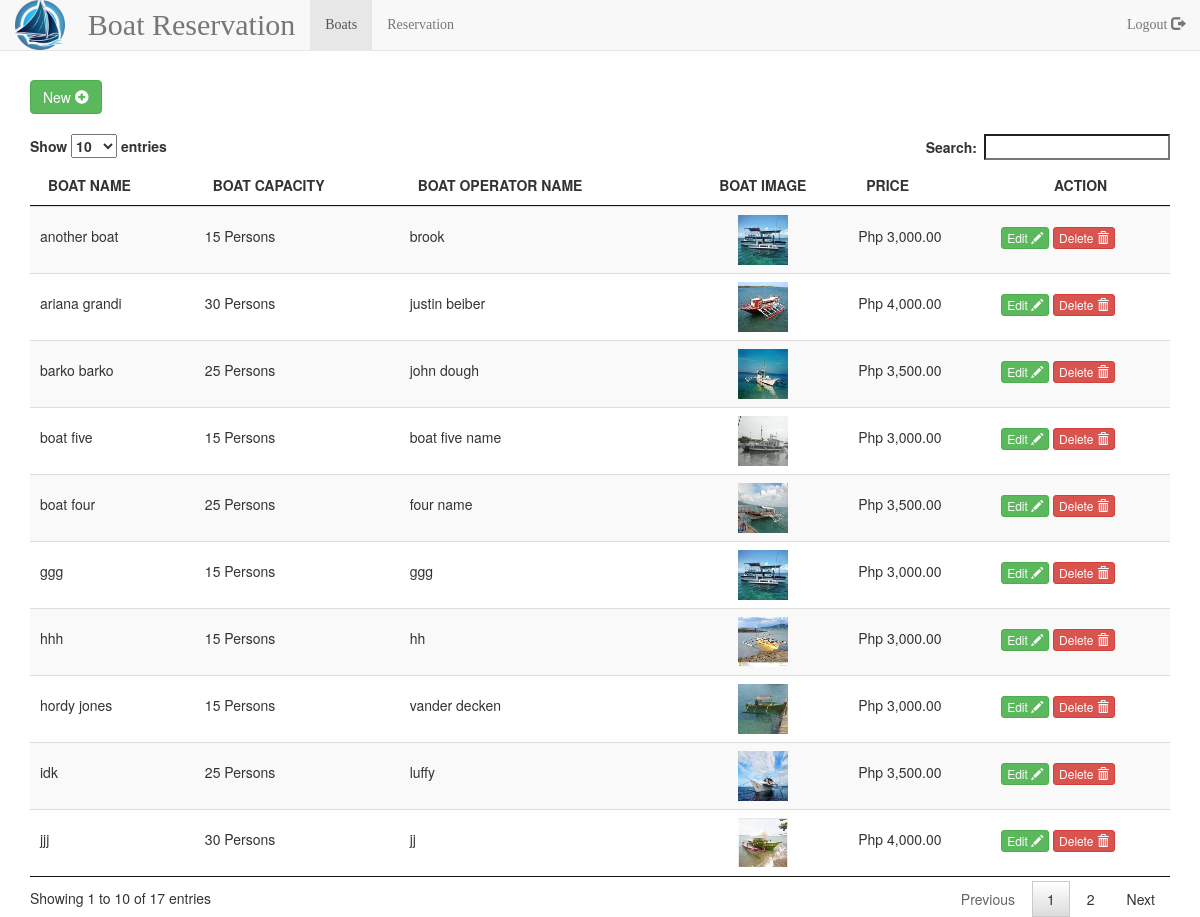
The app's page /admin/index.php with its own data.
### tables this page shows
CREATE TABLE `boats` (
  `b_id` int(11) NOT NULL,
  `b_name` varchar(35) NOT NULL,
  `b_cpcty` varchar(35) NOT NULL,
  `b_on` varchar(35) NOT NULL,
  `b_img` varchar(255) NOT NULL,
  `b_price` double NOT NULL
);

### database/connection.php (called while the page is built, shortened)
<?php
class connection{
	public function __construct($username="root", $password="", $host="localhost", $dbname="boat_res", $options = []){
		try{
			$this->datab = new PDO("mysql:host={$host};  dbname={$dbname}; charset=utf8", $username, $password, $options);
		}catch(PDOException $e){
			throw new Exception($e->getMessage());
		}
	}
}
 ?>

### database/Database.php (called while the page is built, shortened)
<?php
include_once('connection.php');
class Database extends connection{
	public function getRows($query, $params = []){
		try {
			$stmt = $this->datab->prepare($query);
			$stmt->execute($params);
			return $stmt->fetchAll();
		} catch (PDOException $e) {
			throw new Exception($e->getMessage());
		}
	}
}
 ?>

### admin/index.php (the view, shortened to what this page needs)
<?php
	$db = new Database();
?>
<!DOCTYPE html>
<html lang="">
	<head>
		<link rel="stylesheet" type="text/css" href="../bootstrap/css/bootstrap.css">
		<link rel="stylesheet" type="text/css" href="../bootstrap/css/jquery.dataTables.css">
	    <link rel="stylesheet" href="../bootstrap/css/jquery.dataTables.css">
	</head>
	<body>
			<nav class="navbar navbar-default navbar-fixed-top" role="navigation">
				<div class="container-fluid">
					<div class="navbar-header">
						<img src="../img/boatlogo.png" height="50" width="50"> &nbsp;
					</div>
					<div class="collapse navbar-collapse navbar-ex1-collapse">
						<ul class="nav navbar-nav">
							<li><a href="#" style="font-family: Times New Roman; font-size: 30px;">Boat Reservation</a></li>
						</ul>
						<ul class="nav navbar-nav" style="font-family: Times New Roman;">
							<li class="active">
								<a href="index.php">Boats</a>
							</li>
							<li>
								<a href="reservation.php">Reservation</a>
							</li>
						</ul>
						<ul class="nav navbar-nav navbar-right" style="font-family: Times New Roman;">
							<li>
								<?php include_once('../includes/logout.php'); ?>
							</li>
						</ul>
					</div>
				</div>
			</nav>
		<br />
		<br />
		<br />
		<br />
		 <div class="container">
			<a href="newboat.php" class="btn btn-success">
				New
				<span class="glyphicon glyphicon-plus-sign" aria-hidden="true"></span>
			</a>
			<br />
			<br />
		 	 <table id="myTable" class="table table-striped" >
				<thead>
					<th>BOAT NAME</th>
					<th>BOAT CAPACITY</th>
					<th>BOAT OPERATOR NAME</th>
					<th><center>BOAT IMAGE</center></th>
					<th>PRICE</th>
					<th><center>ACTION</center></th>
				</thead>
				<tbody>
					<?php
						$sql = "SELECT * FROM boats ORDER BY b_name";
						$res = $db->getRows($sql);
						foreach ($res as $row) {
							$bid = $row['b_id'];
							$bn = $row['b_name'];
							$bcpcty = $row['b_cpcty'];
							$bon = $row['b_on'];
							$bimg = $row['b_img'];
							$bPrice = $row['b_price'];
					?>
					<tr>
						<td class="align-img"><?php echo $bn; ?></td>
						<td class="align-img"><?php echo $bcpcty; ?></td>
						<td class="align-img"><?php echo $bon; ?></td>
						<td class="align-img"><center><img src="<?php echo $bimg; ?>" width="50" height="50"></center></td>
						<td class="align-img"><?php echo 'Php '.number_format($bPrice, 2); ?></td>
						<td class="align-img">
							<a class = "btn btn-success btn-xs" href="boatsupdate.php?editid=<?php echo $bid; ?>">
								Edit
								<span class="glyphicon glyphicon-pencil" aria-hidden="true"></span>
							</a>
							<a class = "btn btn-danger  btn-xs" href="index.php?delid=<?php echo $bid; ?>&bimg=<?php echo $bimg; ?>">
								Delete
								<span class="glyphicon glyphicon-trash" aria-hidden="true"></span>
							</a>
						</td>
					</tr>
					<?php } ?>
				</tbody>
			</table>
		 </div>
	</body>
    <link rel="stylesheet" href="../bootstrap/css/jquery.dataTables.css">
</html>

### includes/logout.php
<a href="../logout.php">
	Logout
	<span class="glyphicon glyphicon-log-out" aria-hidden="true"></span>
</a>

### admin/index.php (style rules this page uses)
.navbar { margin-bottom:0px !important; }
td.align-img { line-height: 3 !important; }

### records on screen
boats: b_name "another boat", b_cpcty "15 Persons", b_on "brook", b_img (picture), b_price "3,000.00"
boats: b_name "ariana grandi", b_cpcty "30 Persons", b_on "justin beiber", b_img (picture), b_price "4,000.00"
boats: b_name "barko barko", b_cpcty "25 Persons", b_on "john dough", b_img (picture), b_price "3,500.00"
boats: b_name "boat five", b_cpcty "15 Persons", b_on "boat five name", b_img (picture), b_price "3,000.00"
boats: b_name "boat four", b_cpcty "25 Persons", b_on "four name", b_img (picture), b_price "3,500.00"
boats: b_name "ggg", b_cpcty "15 Persons", b_on "ggg", b_img (picture), b_price "3,000.00"
boats: b_name "hhh", b_cpcty "15 Persons", b_on "hh", b_img (picture), b_price "3,000.00"
boats: b_name "hordy jones", b_cpcty "15 Persons", b_on "vander decken", b_img (picture), b_price "3,000.00"
boats: b_name "idk", b_cpcty "25 Persons", b_on "luffy", b_img (picture), b_price "3,500.00"
boats: b_name "jjj", b_cpcty "30 Persons", b_on "jj", b_img (picture), b_price "4,000.00"
